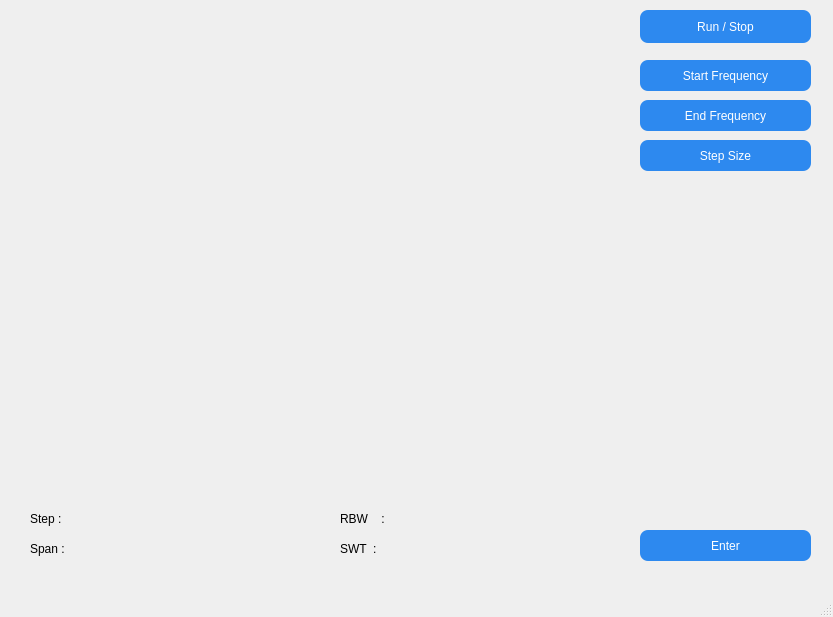
<?xml version="1.0" encoding="UTF-8"?>
<ui version="4.0">
 <class>MainWindow</class>
 <widget class="QMainWindow" name="MainWindow">
  <property name="geometry">
   <rect>
    <x>0</x>
    <y>0</y>
    <width>833</width>
    <height>617</height>
   </rect>
  </property>
  <property name="windowTitle">
   <string>MainWindow</string>
  </property>
  <widget class="QWidget" name="centralwidget">
   <widget class="PlotWidget" name="plotWidget" native="true">
    <property name="geometry">
     <rect>
      <x>20</x>
      <y>10</y>
      <width>601</width>
      <height>491</height>
     </rect>
    </property>
   </widget>
   <widget class="QWidget" name="controlWidget" native="true">
    <property name="geometry">
     <rect>
      <x>640</x>
      <y>10</y>
      <width>171</width>
      <height>551</height>
     </rect>
    </property>
    <widget class="QPushButton" name="StartFreqBtn">
     <property name="geometry">
      <rect>
       <x>0</x>
       <y>50</y>
       <width>171</width>
       <height>31</height>
      </rect>
     </property>
     <property name="styleSheet">
      <string notr="true">QPushButton {
  background-color: #2D89EF;
  color: white;
  border-radius: 8px;
  padding: 8px 16px;
}

QPushButton:hover {
  background-color: #1E5FAF;
}

QPushButton:pressed {
  background-color: #174A8B;
}</string>
     </property>
     <property name="text">
      <string>Start Frequency</string>
     </property>
    </widget>
    <widget class="QPushButton" name="EndFreqBtn">
     <property name="geometry">
      <rect>
       <x>0</x>
       <y>90</y>
       <width>171</width>
       <height>31</height>
      </rect>
     </property>
     <property name="styleSheet">
      <string notr="true">QPushButton {
  background-color: #2D89EF;
  color: white;
  border-radius: 8px;
  padding: 8px 16px;
}

QPushButton:hover {
  background-color: #1E5FAF;
}

QPushButton:pressed {
  background-color: #174A8B;
}</string>
     </property>
     <property name="text">
      <string>End Frequency</string>
     </property>
    </widget>
    <widget class="QPushButton" name="StepSizeBtn">
     <property name="geometry">
      <rect>
       <x>0</x>
       <y>130</y>
       <width>171</width>
       <height>31</height>
      </rect>
     </property>
     <property name="styleSheet">
      <string notr="true">QPushButton {
  background-color: #2D89EF;
  color: white;
  border-radius: 8px;
  padding: 8px 16px;
}

QPushButton:hover {
  background-color: #1E5FAF;
}

QPushButton:pressed {
  background-color: #174A8B;
}</string>
     </property>
     <property name="text">
      <string>Step Size</string>
     </property>
    </widget>
    <widget class="QPushButton" name="EnterBtn">
     <property name="geometry">
      <rect>
       <x>0</x>
       <y>520</y>
       <width>171</width>
       <height>31</height>
      </rect>
     </property>
     <property name="styleSheet">
      <string notr="true">QPushButton {
  background-color: #2D89EF;
  color: white;
  border-radius: 8px;
  padding: 8px 16px;
}

QPushButton:hover {
  background-color: #1E5FAF;
}

QPushButton:pressed {
  background-color: #174A8B;
}</string>
     </property>
     <property name="text">
      <string>Enter</string>
     </property>
    </widget>
    <widget class="QPushButton" name="RunBtn">
     <property name="geometry">
      <rect>
       <x>0</x>
       <y>0</y>
       <width>171</width>
       <height>33</height>
      </rect>
     </property>
     <property name="styleSheet">
      <string notr="true">QPushButton {
  background-color: #2D89EF;
  color: white;
  border-radius: 8px;
  padding: 8px 16px;
}

QPushButton:hover {
  background-color: #1E5FAF;
}

QPushButton:pressed {
  background-color: #174A8B;
}</string>
     </property>
     <property name="text">
      <string>Run / Stop</string>
     </property>
    </widget>
   </widget>
   <widget class="QLabel" name="label_1">
    <property name="geometry">
     <rect>
      <x>30</x>
      <y>540</y>
      <width>131</width>
      <height>17</height>
     </rect>
    </property>
    <property name="text">
     <string>Span :</string>
    </property>
   </widget>
   <widget class="QLabel" name="span_label">
    <property name="geometry">
     <rect>
      <x>160</x>
      <y>540</y>
      <width>141</width>
      <height>17</height>
     </rect>
    </property>
    <property name="text">
     <string/>
    </property>
   </widget>
   <widget class="QLabel" name="step_label">
    <property name="geometry">
     <rect>
      <x>170</x>
      <y>510</y>
      <width>131</width>
      <height>17</height>
     </rect>
    </property>
    <property name="text">
     <string/>
    </property>
   </widget>
   <widget class="QLabel" name="label_2">
    <property name="geometry">
     <rect>
      <x>30</x>
      <y>510</y>
      <width>131</width>
      <height>17</height>
     </rect>
    </property>
    <property name="text">
     <string>Step :</string>
    </property>
   </widget>
   <widget class="QLabel" name="label_3">
    <property name="geometry">
     <rect>
      <x>340</x>
      <y>510</y>
      <width>61</width>
      <height>17</height>
     </rect>
    </property>
    <property name="text">
     <string>RBW    :</string>
    </property>
   </widget>
   <widget class="QLabel" name="rbw_label">
    <property name="geometry">
     <rect>
      <x>420</x>
      <y>510</y>
      <width>141</width>
      <height>17</height>
     </rect>
    </property>
    <property name="text">
     <string/>
    </property>
   </widget>
   <widget class="QLabel" name="swt_label">
    <property name="geometry">
     <rect>
      <x>430</x>
      <y>540</y>
      <width>131</width>
      <height>17</height>
     </rect>
    </property>
    <property name="text">
     <string/>
    </property>
   </widget>
   <widget class="QLabel" name="label_4">
    <property name="geometry">
     <rect>
      <x>340</x>
      <y>540</y>
      <width>41</width>
      <height>17</height>
     </rect>
    </property>
    <property name="text">
     <string>SWT  :</string>
    </property>
   </widget>
  </widget>
  <widget class="QMenuBar" name="menubar">
   <property name="geometry">
    <rect>
     <x>0</x>
     <y>0</y>
     <width>833</width>
     <height>22</height>
    </rect>
   </property>
  </widget>
  <widget class="QStatusBar" name="statusbar"/>
 </widget>
 <customwidgets>
  <customwidget>
   <class>PlotWidget</class>
   <extends>QWidget</extends>
   <header>plotwidget.h</header>
   <container>1</container>
  </customwidget>
 </customwidgets>
 <resources/>
 <connections/>
</ui>
